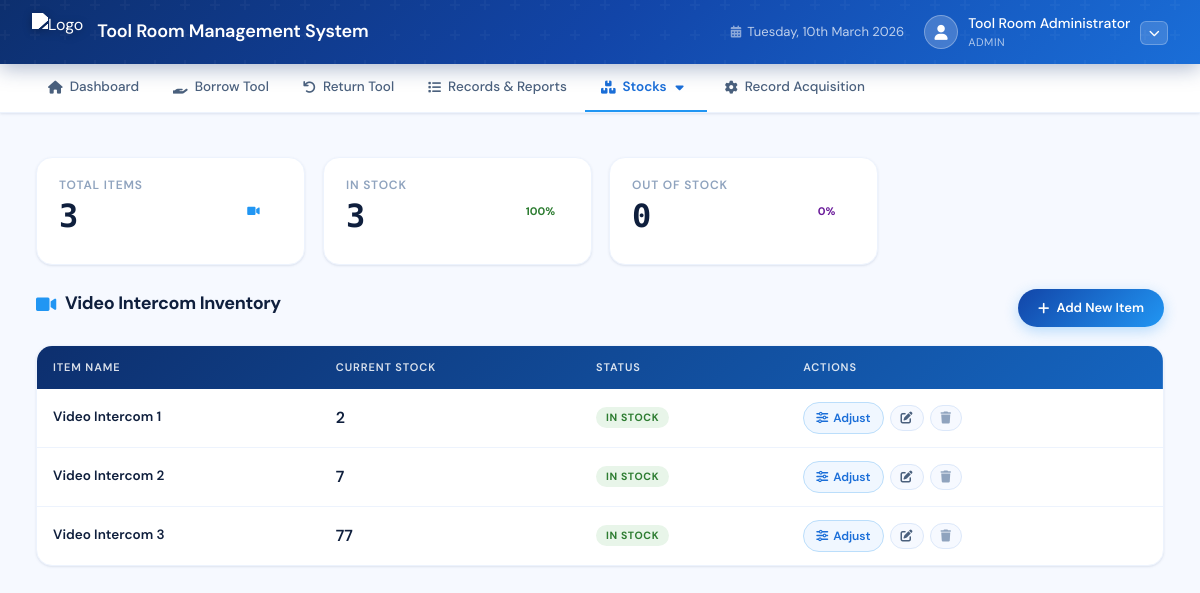
The page /sratool/intercom.php (signed in) on the database its author committed.
### tables this page shows
CREATE TABLE IF NOT EXISTS `video_intercom` (
  `id` int NOT NULL AUTO_INCREMENT,
  `item_name` varchar(255) NOT NULL,
  `quantity` int NOT NULL DEFAULT '0',
  `created_at` timestamp NULL DEFAULT CURRENT_TIMESTAMP,
  PRIMARY KEY (`id`)
);

### sratool/intercom.php (the view, shortened to what this page needs)
<?php
require_once "../config.php";
$items        = $conn->query("SELECT * FROM video_intercom ORDER BY item_name ASC");
$total_items  = $conn->query("SELECT COUNT(*) as count FROM video_intercom")->fetch_assoc()['count'];
$out_of_stock = $conn->query("SELECT COUNT(*) as count FROM video_intercom WHERE quantity = 0")->fetch_assoc()['count'];
$in_stock     = $conn->query("SELECT COUNT(*) as count FROM video_intercom WHERE quantity > 0")->fetch_assoc()['count'];
?>
<!DOCTYPE html>
<html lang="en">
<head>
    <link href="https://cdn.jsdelivr.net/npm/bootstrap@5.1.3/dist/css/bootstrap.min.css" rel="stylesheet">
    <link rel="stylesheet" href="https://cdnjs.cloudflare.com/ajax/libs/font-awesome/6.0.0/css/all.min.css">
    <link rel="stylesheet" href="css/consumables.css">
    <link rel="stylesheet" href="css/responsive.css">
</head>
<body>
<?php include 'navigation.php'; ?>
<div class="main-content">
    <div class="stats-row">
        <div class="stat-card">
            <div class="stat-info">
                <h3>Total Items</h3>
                <div class="stat-number"><?php echo $total_items; ?></div>
            </div>
            <div class="stat-circle circle-blue" style="--percent: 100%;">
                <div class="circle-inner">
                    <i class="fas fa-video"></i>
                </div>
            </div>
        </div>
        <div class="stat-card">
            <div class="stat-info">
                <h3>In Stock</h3>
                <div class="stat-number"><?php echo $in_stock; ?></div>
            </div>
            <div class="stat-circle circle-green" style="--percent: <?php echo $total_items > 0 ? round(($in_stock / $total_items) * 100) : 0; ?>%;">
                <div class="circle-inner">
                    <?php echo $total_items > 0 ? round(($in_stock / $total_items) * 100) : 0; ?>%
                </div>
            </div>
        </div>
        <div class="stat-card">
            <div class="stat-info">
                <h3>Out of Stock</h3>
                <div class="stat-number"><?php echo $out_of_stock; ?></div>
            </div>
            <div class="stat-circle circle-purple" style="--percent: <?php echo $total_items > 0 ? round(($out_of_stock / $total_items) * 100) : 0; ?>%;">
                <div class="circle-inner">
                    <?php echo $total_items > 0 ? round(($out_of_stock / $total_items) * 100) : 0; ?>%
                </div>
            </div>
        </div>
    </div>
    <div class="action-bar">
        <h2><i class="fas fa-video"></i> Video Intercom Inventory</h2>
        <button class="btn-add" onclick="openAddModal()">
            <i class="fas fa-plus"></i> Add New Item
        </button>
    </div>
    <div class="table-container">
        <?php if ($items->num_rows > 0): ?>
            <table class="consumables-table">
                <thead>
                    <tr>
                        <th>Item Name</th>
                        <th>Current Stock</th>
                        <th>Status</th>
                        <th>Actions</th>
                    </tr>
                </thead>
                <tbody>
                    <?php while($row = $items->fetch_assoc()): ?>
                        <tr>
                            <td><strong><?php echo htmlspecialchars($row['item_name']); ?></strong></td>
                            <td><strong style="font-size:16px;"><?php echo $row['quantity']; ?></strong></td>
                            <td>
                                <?php if ($row['quantity'] == 0): ?>
                                    <span class="stock-badge stock-out">Out of Stock</span>
                                <?php else: ?>
                                    <span class="stock-badge stock-good">In Stock</span>
                                <?php endif; ?>
                            </td>
                            <td>
                                <div class="action-buttons">
                                    <button class="btn-action btn-adjust" onclick="openAdjustModal(<?php echo $row['id']; ?>, '<?php echo htmlspecialchars($row['item_name'], ENT_QUOTES); ?>', <?php echo $row['quantity']; ?>)">
                                        <i class="fas fa-sliders-h"></i> Adjust
                                    </button>
                                    <button class="btn-action btn-edit" onclick="openEditModal(<?php echo $row['id']; ?>, '<?php echo htmlspecialchars($row['item_name'], ENT_QUOTES); ?>', <?php echo $row['quantity']; ?>)">
                                        <i class="fas fa-edit"></i>
                                    </button>
                                    <button class="btn-action btn-delete" onclick="deleteItem(<?php echo $row['id']; ?>, '<?php echo htmlspecialchars($row['item_name'], ENT_QUOTES); ?>')">
                                        <i class="fas fa-trash"></i>
                                    </button>
                                </div>
                            </td>
                        </tr>
                    <?php endwhile; ?>
                </tbody>
            </table>
        <?php endif; ?>
    </div>
</div>
</body>
</html>

### sratool/css/consumables.css (style rules this page uses)
.action-bar { display: flex; justify-content: space-between; align-items: center; margin-bottom: 18px; flex-wrap: wrap; gap: 12px; }
.action-bar h2 { font-size: 18px; font-weight: 700; color: var(--text-primary); display: flex; align-items: center; gap: 9px; letter-spacing: -0.02em; }
.action-bar h2 i { color: var(--blue-500); }
.btn-add { background: linear-gradient(135deg, var(--blue-800), var(--blue-500)); color: white; border: none; padding: 9px 20px; border-radius: var(--radius-xl); font-size: 13px; font-weight: 600; font-family: 'DM Sans', sans-serif; cursor: pointer; display: flex; align-items: center; gap: 7px; transition: all 0.2s var(--ease); box-shadow: 0 4px 14px rgba(33,150,243,0.3); }
.table-container { background: var(--surface); border-radius: var(--radius-lg); box-shadow: var(--shadow-sm); border: 1px solid var(--border-light); overflow: hidden; animation: cardIn 0.4s var(--ease-spring) 0.1s both; }
.consumables-table { width: 100%; border-collapse: collapse; font-size: 13.5px; }
.consumables-table thead tr { background: linear-gradient(135deg, var(--blue-900), var(--blue-700, #1565C0)); }
.consumables-table thead th { padding: 13px 16px; text-align: left; font-size: 11px; font-weight: 600; color: rgba(255,255,255,0.85); text-transform: uppercase; letter-spacing: 0.08em; white-space: nowrap; }
.consumables-table tbody tr { border-bottom: 1px solid var(--border-light); transition: background 0.15s; }
.consumables-table tbody tr:last-child { border-bottom: none; }
.consumables-table tbody td { padding: 13px 16px; color: var(--text-primary); vertical-align: middle; }
.consumables-table tbody td strong { font-weight: 600; }
.stock-badge { display: inline-flex; align-items: center; padding: 3px 10px; border-radius: 20px; font-size: 10.5px; font-weight: 700; text-transform: uppercase; letter-spacing: 0.06em; }
.stock-good { background: var(--green-100); color: var(--green-600); }
.action-buttons { display: flex; gap: 6px; align-items: center; flex-wrap: wrap; }
.btn-action { display: inline-flex; align-items: center; gap: 5px; padding: 6px 12px; border-radius: var(--radius-xl); font-size: 12px; font-weight: 600; font-family: 'DM Sans', sans-serif; border: 1.5px solid; cursor: pointer; transition: all 0.2s var(--ease); white-space: nowrap; }
.btn-adjust { background: var(--blue-50); border-color: var(--blue-200); color: var(--blue-600); }
.btn-edit { background: var(--surface-2); border-color: var(--border); color: var(--text-secondary); padding: 6px 10px; }
.btn-delete { background: var(--surface-2); border-color: var(--border); color: var(--text-muted); padding: 6px 10px; }

### sratool/css/responsive.css (style rules this page uses)
*, *::before, *::after { box-sizing: border-box; }
body { overflow-x: hidden; }

### sratool/css/dashboard.css (style rules this page uses)
.main-content { font-family: 'DM Sans', sans-serif; }
.stats-row { display: grid; grid-template-columns: repeat(4, 1fr); gap: 14px; margin-bottom: 14px; }
.stat-card { background: var(--surface); border-radius: 16px; padding: 20px 22px 16px; border: 1px solid var(--border-light); box-shadow: var(--shadow-sm); animation: cardIn 0.4s var(--ease-spring) both; position: relative; overflow: hidden; }
.stat-number { font-size: 38px; font-weight: 800; color: var(--text-primary); letter-spacing: -0.04em; line-height: 1; margin-bottom: 12px; font-family: 'DM Sans', sans-serif; }

### sratool/css/portal.css (style rules this page uses)
:root { --blue-900: #0d2f6e; --blue-800: #1245a8; --blue-600: #1a6ed8; --blue-500: #2196F3; --blue-400: #42a5f5; --blue-100: #e3f2fd; --blue-50: #f0f7ff; --surface: #ffffff; --surface-2: #f6f9ff; --border: #dce8fa; --border-light: #edf3fd; --text-primary: #0f1f3d; --text-secondary: #4a607d; --text-muted: #8fa3be; --shadow-sm: 0 1px 3px rgba(13,47,110,0.08), 0 1px 2px rgba(13,47,110,0.04); --shadow-md: 0 4px 16px rgba(13,47,110,0.10), 0 2px 6px rgba(13,47,110,0.06); --shadow-lg: 0 12px 40px rgba(13,47,110,0.15), 0 4px 12px rgba(13,47,110,0.08); --ease: cubic-bezier(0.4, 0, 0.2, 1); --ease-spring: cubic-bezier(0.34, 1.56, 0.64, 1); }
*, *::before, *::after { margin: 0; padding: 0; box-sizing: border-box; }
body { font-family: 'DM Sans', sans-serif; background: var(--surface-2); min-height: 100vh; color: var(--text-primary); }
.main-content { padding: 44px 36px; width: 100%; max-width: 1800px; margin: 0 auto; animation: pageIn 0.4s var(--ease); }

### rows shown on the page
video_intercom: item_name "Video Intercom 1", quantity "2", shows "IN STOCK"
video_intercom: item_name "Video Intercom 2", quantity "7", shows "IN STOCK"
video_intercom: item_name "Video Intercom 3", quantity "77", shows "IN STOCK"

### other values the page prints
$_SESSION['full_name'] "Tool Room Administrator"
$_SESSION['role'] "ADMIN"
$total_items "3"
$in_stock "3"
$out_of_stock "0"
